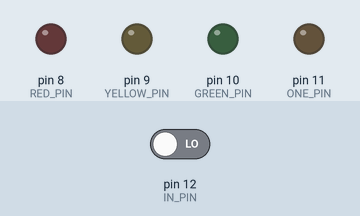
This sketch was run on a simulated Arduino Uno, built with avr-gcc and run on an emulated ATmega328P. On the bench: output pins drawn as LEDs (lit = HIGH). Dashed ring = blinking. Inputs (shaded band) come from the test bench; at power-on: pin 12 (IN_PIN) LOW.

Above: at 1.2 s.
1.3 s: pin 12 (IN_PIN) driven HIGH
At 1.45 s:
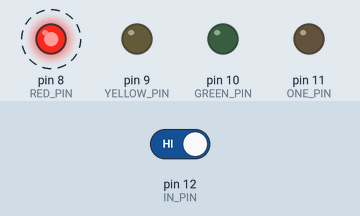
At 2.05 s:
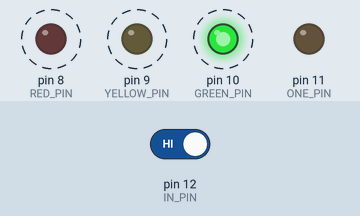
4.3 s: pin 12 (IN_PIN) driven LOW
At 5.5 s:
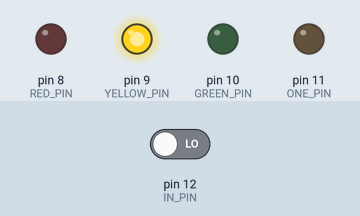
Timing chart, 0 to 7.3 s (numbered marks = the images above; inputs shaded):
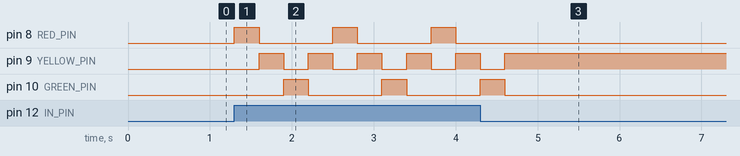

The sketch:

lights1.ino
```cpp
#define RED_PIN 8
#define YELLOW_PIN 9
#define GREEN_PIN 10

#define ONE_PIN 11
#define IN_PIN 12

#define PAUSE 300

void setup() {
  pinMode(RED_PIN, OUTPUT);
  pinMode(YELLOW_PIN, OUTPUT);
  pinMode(GREEN_PIN, OUTPUT);
  pinMode(ONE_PIN, OUTPUT);
  pinMode(IN_PIN, INPUT);
}

void switchLight(int pin) {
  digitalWrite(RED_PIN, LOW);
  digitalWrite(YELLOW_PIN, LOW);
  digitalWrite(GREEN_PIN, LOW);
  digitalWrite(pin, HIGH);
}


void loop() {
  // put your main code here, to run repeatedly:
  if(digitalRead(IN_PIN)) {
    switchLight(RED_PIN);
    delay(PAUSE);
    switchLight(YELLOW_PIN);
    delay(PAUSE);
    switchLight(GREEN_PIN);
    delay(PAUSE);
    switchLight(YELLOW_PIN);
    delay(PAUSE);
  }
}
```

Measured:
- after the input at 1.3 s, pin 8 (RED_PIN): alternates HIGH for 0.30 s and LOW for 0.90 s, starting at once; pin 9 (YELLOW_PIN): alternates HIGH for 0.30 s and LOW for 0.30 s, starting after 0.30 s; pin 10 (GREEN_PIN): alternates HIGH for 0.30 s and LOW for 0.90 s, starting after 0.60 s
- after the input at 4.3 s, pin 8 (RED_PIN): stops changing and stays LOW; pin 9 (YELLOW_PIN): goes on until 4.6 s, then stays HIGH; pin 10 (GREEN_PIN): goes on until 4.6 s, then stays LOW
